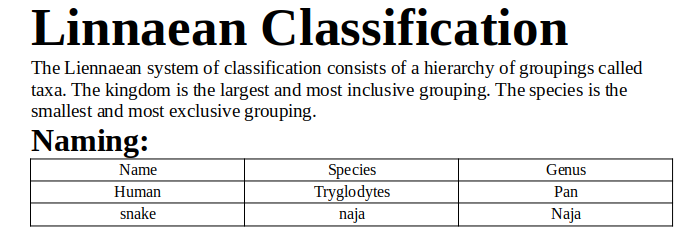
#> input picture Data/sample.png, 693 x 250 px
$ python main.py
#> lines starting #> are read from the running program, lines starting #| are printed output that depends on the picture; after the words box and inside, x2 and y2 are one past the last pixel; in counts of white or black regions, pixels touching at a corner belong together
import cv2
import pytesseract
import time
import numpy as np
from tabulate import tabulate

def detect_characters(image_path):
    image = cv2.imread(image_path)
    gray = cv2.cvtColor(image, cv2.COLOR_BGR2GRAY)
    _, binary = cv2.threshold(gray, 0, 255, cv2.THRESH_BINARY + cv2.THRESH_OTSU)
    config = "--oem 1 --psm 6"  # Page Segmentation Mode: Assume a single uniform block of text
    text = pytesseract.image_to_string(binary, config=config)

    return text
###################################################################################################

# [25 lines left out: functions detect_titles_and_subtitles, replace_words, not called in this run]
####################################################################################################
def remove_tables_from_image(image_path):
#> called with image_path = 'Data/sample.png'
    image = cv2.imread(image_path)
#> image is the input picture: shape (250, 693, 3); mean B, G, R 230.2, 230.2, 230.2
    gray = cv2.cvtColor(image, cv2.COLOR_BGR2GRAY)
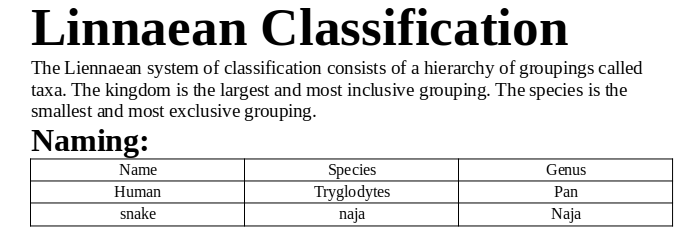
#> gray: shape (250, 693); min 0, max 255, mean 230.2
    binary = cv2.adaptiveThreshold(gray, 255, cv2.ADAPTIVE_THRESH_MEAN_C, cv2.THRESH_BINARY_INV, 11, 10)
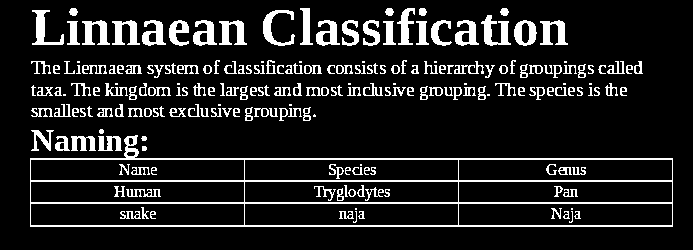
#> binary: shape (250, 693); 12.5% white; 211 white regions (23 under 20 px)
    contours, _ = cv2.findContours(binary, cv2.RETR_EXTERNAL, cv2.CHAIN_APPROX_SIMPLE)
#> contours = 175 contours, 61 with area under 20; largest, box (x1, y1, x2, y2) and area: (30, 135, 673, 227) 43876, (514, 20, 537, 46) 439, (481, 15, 511, 46) 362, (455, 20, 479, 46) 348, (193, 20, 217, 46) 346
    for contour in contours:
        x, y, w, h = cv2.boundingRect(contour)
        if w > 100 and h > 50:
            cv2.rectangle(image, (x, y), (x + w, y + h), (255, 255, 255), -1)
#> this loop made 175 passes
#> (x, y, w, h) on passes 1 to 3: (142, 146, 5, 5), (141, 136, 6, 5), (98, 136, 24, 15)
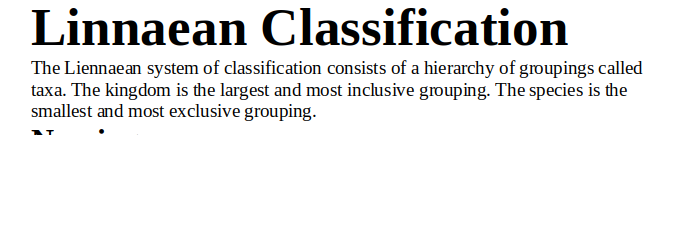
#> image: shape (250, 693, 3); 5.63% of pixels changed, all inside (x1, y1, x2, y2) = (30, 135, 674, 227)
    return image
#############################################################################
# [40 lines left out: functions replace_strings_with_dict, detect_table, extract_table_content, parse_tabular_data, not called in this run]


# Function to print the extracted tabular data using tabulate
def print_tabular_data(table_data):
    print(tabulate(table_data, headers="firstrow"))


###############################################################################
# [5 lines left out: function table_to_markdown, not called in this run]
###############################################################################
def string_to_md_file(input_string, output_file_path):
    with open(output_file_path, 'w') as file:
        file.write(input_string)


# Main function
if __name__ == "__main__":

    image_path = 'Data/sample.png'
    output_image = remove_tables_from_image(image_path)


    cv2.imwrite('outputimage.jpg', output_image)
    input_image_path = 'outputimage.jpg'
    detected_text = detect_characters(input_image_path)
#> in detect_characters, `image = cv2.imread(image_path)`:
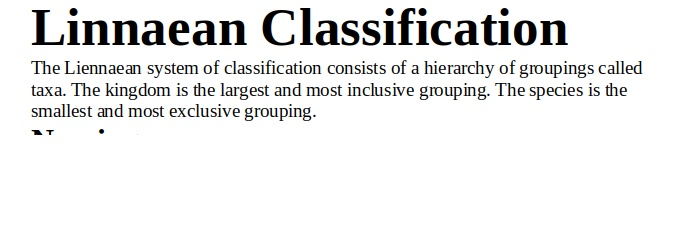
#> image: shape (250, 693, 3); mean B, G, R 237.1, 237.3, 237.2
#> in detect_characters, `_, binary = cv2.threshold(gray, 0, 255, cv2.THRESH_BINARY + cv2.THRESH..`:
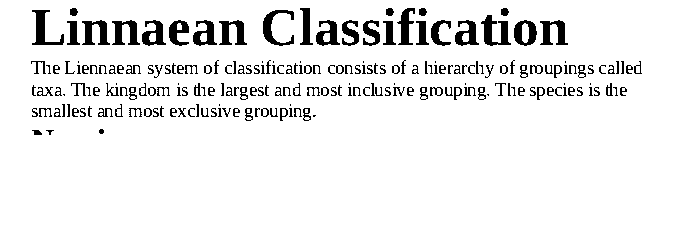
#> binary: shape (250, 693); 92.8% white; 210 black regions (27 under 20 px), largest, box (x1, y1, x2, y2) and area: (481, 15, 511, 46) 453, (32, 10, 64, 45) 425, (263, 10, 294, 46) 414
#> (the run stopped early here; a loop or call above may not have finished)

$ run again, with Data/simple table 1.png copied over Data/sample.png
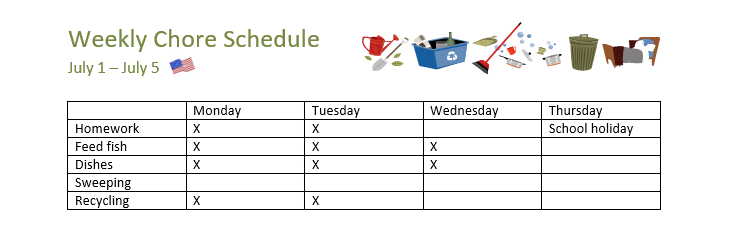
#> input picture Data/simple table 1.png, 729 x 240 px
#> in remove_tables_from_image, image is the input picture: shape (240, 729, 3); mean B, G, R 239.7, 240.3, 240.5
#> in remove_tables_from_image, `binary = cv2.adaptiveThreshold(gray, 255, cv2.ADAPTIVE_THRESH_MEAN_C, ..`:
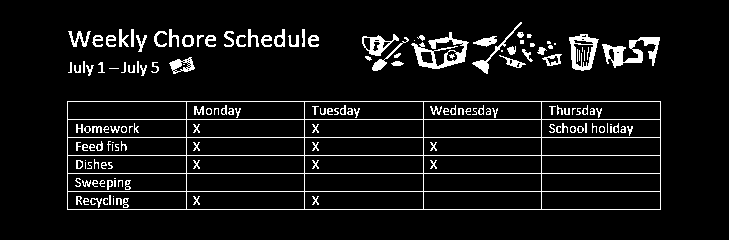
#> binary: shape (240, 729); 7.3% white in thin lines or dots, all inside (x1, y1, x2, y2) = (67, 22, 661, 210)
#> contours = 57 contours, 21 with area under 20; largest, box (x1, y1, x2, y2) and area: (67, 101, 661, 210) 64044, (411, 32, 469, 69) 802, (569, 34, 599, 71) 756, (602, 37, 660, 68) 639, (362, 34, 399, 56) 380
#> the loop in remove_tables_from_image, `for contour in contours:` made 57 passes
#> (x, y, w, h) on passes 3 to 10: (140, 65, 7, 11), (128, 65, 7, 8), (86, 65, 8, 11), (74, 65, 7, 8), (151, 62, 8, 11), (121, 62, 5, 11), (98, 62, 7, 11), (68, 62, 4, 11)
#> in detect_characters, `_, binary = cv2.threshold(gray, 0, 255, cv2.THRESH_BINARY + cv2.THRESH..`:
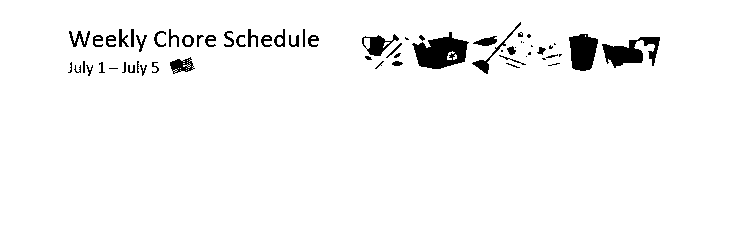
#> binary: shape (240, 729); 96.5% white; 63 black regions (20 under 20 px), largest, box (x1, y1, x2, y2) and area: (412, 32, 469, 69) 1275, (602, 37, 660, 68) 924, (569, 34, 598, 71) 825
